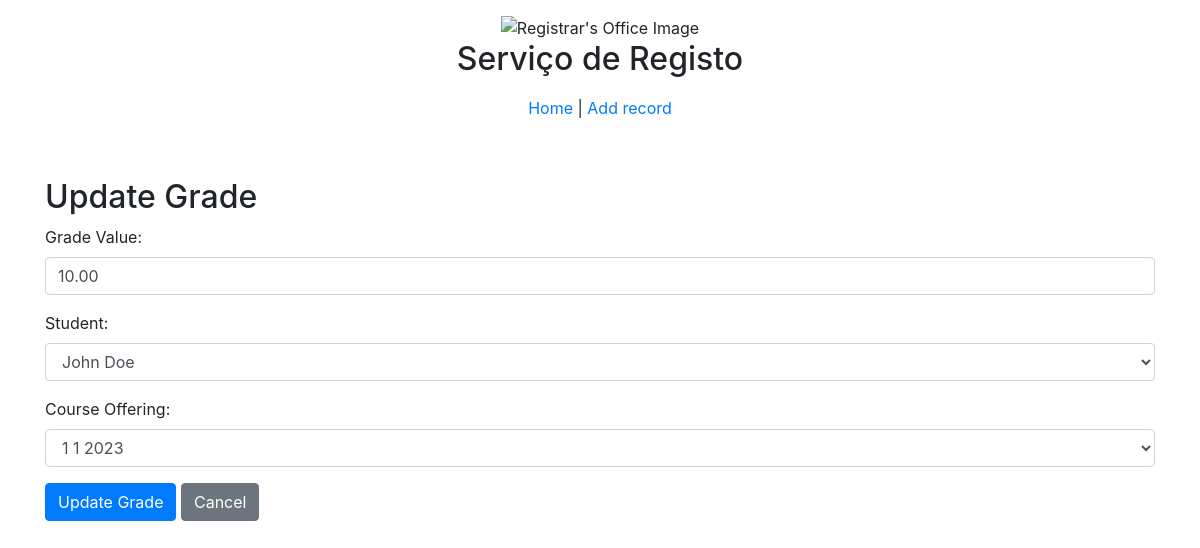
The page /update/grade.php?id=1 on the database its author committed.
### tables this page shows
CREATE TABLE IF NOT EXISTS `Grade` (
  `GradeID` INT NOT NULL AUTO_INCREMENT,
  `GradeValue` DECIMAL(5,2) NOT NULL,
  `StudentID` INT NOT NULL,
  `OfferingID` INT NOT NULL,
  PRIMARY KEY (`GradeID`),
  FOREIGN KEY (`StudentID`)
    REFERENCES `Student` (`StudentID`)
    ON UPDATE CASCADE
    ON DELETE CASCADE,
  FOREIGN KEY (`OfferingID`)
    REFERENCES `CourseOfferings` (`OfferingID`)
    ON UPDATE CASCADE
    ON DELETE CASCADE)
    AUTO_INCREMENT = 1;

CREATE TABLE IF NOT EXISTS `Student` (
  `StudentID` INT NOT NULL AUTO_INCREMENT,
  `Cpf` CHAR(11) NOT NULL,
  `EmailID` INT NOT NULL,
  `Major` VARCHAR(45) NOT NULL,
  `Year` YEAR NOT NULL,
  `FirstName` VARCHAR(45) NOT NULL,
  `LastName` VARCHAR(45) NOT NULL,
  PRIMARY KEY (`StudentID`),
  FOREIGN KEY (`EmailID`)
    REFERENCES `Emails` (`EmailID`))
AUTO_INCREMENT = 1;

CREATE TABLE IF NOT EXISTS `CourseOfferings` (
  `OfferingID` INT NOT NULL AUTO_INCREMENT,
  `CourseID` INT NOT NULL,
  `InstructorID` INT NOT NULL,
  `ClassroomID` INT NOT NULL,
  `Semester` ENUM('1', '2') NOT NULL,
  `Year` YEAR NOT NULL,
  PRIMARY KEY (`OfferingID`),
  FOREIGN KEY (`CourseID`)
    REFERENCES `Course` (`CourseID`)
    ON UPDATE CASCADE
    ON DELETE CASCADE,
  FOREIGN KEY (`InstructorID`)
    REFERENCES `Instructor` (`InstructorID`)
    ON UPDATE CASCADE
    ON DELETE CASCADE,
  FOREIGN KEY (`ClassroomID`)
    REFERENCES `Classroom` (`ClassroomID`)
    ON UPDATE CASCADE
    ON DELETE CASCADE
  )
AUTO_INCREMENT = 1;

### update/grade.php (the view, shortened to what this page needs)
<?php
require_once("../mysqli_connect.php");
$id = $_GET['id'];
$query = "SELECT * FROM Grade WHERE GradeID = ?";
$stmt = $dbc->prepare($query);
$stmt->bind_param("i", $id);
$stmt->execute();
$result = $stmt->get_result();
$grade = $result->fetch_assoc();
$query_students = "SELECT * FROM Student";
$result_students = mysqli_query($dbc, $query_students);
$query_offerings = "SELECT * FROM CourseOfferings";
$result_offerings = mysqli_query($dbc, $query_offerings);
?>
<!DOCTYPE html>
<html lang="en">
<head>
</head>
<body>
    <div class="container">
        <h2 class="mt-5">Update Grade</h2>
        <form action="grade_update_process.php" method="post">
            <div class="form-group">
                <label for="GradeValue">Grade Value:</label>
                <input type="text" class="form-control" id="GradeValue" name="GradeValue" value="<?php echo $grade['GradeValue']; ?>" required>
            </div>
            <div class="form-group">
                <label for="StudentID">Student:</label>
                <select class="form-control" id="StudentID" name="StudentID">
                    <?php while ($row = mysqli_fetch_assoc($result_students)) { ?>
                        <option value="<?php echo $row['StudentID']; ?>" <?php if ($row['StudentID'] == $grade['StudentID']) echo 'selected'; ?>>
                            <?php echo $row['FirstName'] . ' ' . $row['LastName']; ?>
                        </option>
                    <?php } ?>
                </select>
            </div>
            <div class="form-group">
                <label for="OfferingID">Course Offering:</label>
                <select class="form-control" id="OfferingID" name="OfferingID">
                    <?php while ($row = mysqli_fetch_assoc($result_offerings)) { ?>
                        <option value="<?php echo $row['OfferingID']; ?>" <?php if ($row['OfferingID'] == $grade['OfferingID']) echo 'selected'; ?>>
                            <?php echo $row['CourseID'] . ' ' . $row['Semester'] . ' ' . $row['Year']; ?>
                        </option>
                    <?php } ?>
                </select>
            </div>
            <button type="submit" name="submit" class="btn btn-primary">Update Grade</button>
            <a href="index.php" class="btn btn-secondary">Cancel</a>
        </form>
    </div>
</body>
</html>

### rows shown on the page
grade: GradeValue "10.00", StudentID "John Doe", OfferingID "1 1 2023"
